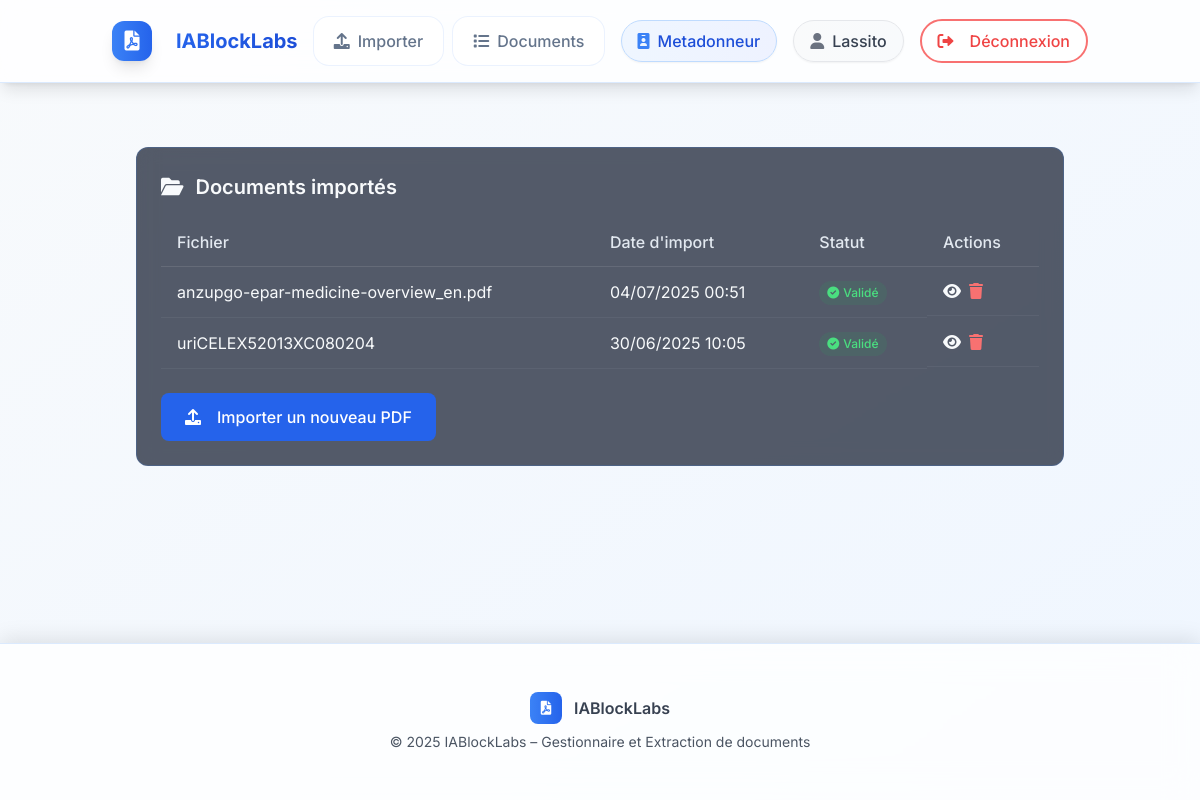
The app's page /documents/ (signed in), older data.
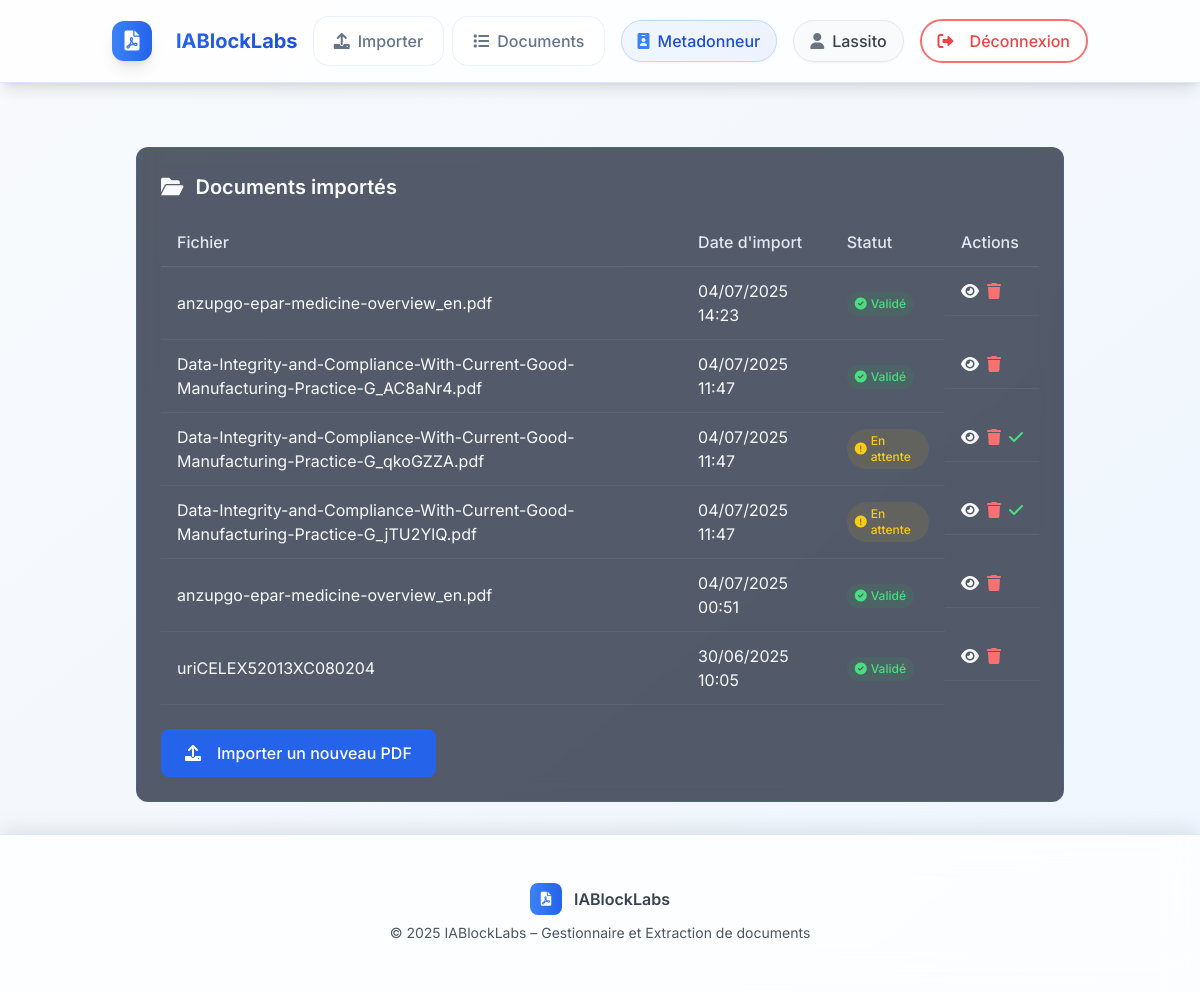
The same page, newer data.
### rawdocs/models.py (models this page shows, shortened)
class RawDocument(models.Model):
    url        = models.URLField(help_text="URL d'origine du PDF", blank=True)
    file       = models.FileField(upload_to=pdf_upload_to, help_text="Fichier PDF téléchargé")
    created_at = models.DateTimeField(auto_now_add=True)
    owner = models.ForeignKey(
        settings.AUTH_USER_MODEL,
        on_delete=models.CASCADE,
        related_name='raw_documents',
        null=True, blank=True,
        help_text="Utilisateur qui a téléchargé ce document"
    )
    is_validated    = models.BooleanField(default=False, help_text="Document validé par un métadonneur")
    validated_at    = models.DateTimeField(null=True, blank=True)
    total_pages       = models.IntegerField(default=0, help_text="Nombre total de pages")
    pages_extracted   = models.BooleanField(default=False, help_text="Pages extraites individuellement")
    title            = models.TextField(blank=True, help_text="Titre du document")
    doc_type         = models.CharField("Type", max_length=100, blank=True, help_text="Type du document (guide, rapport…)")  # renommé doc_type
    publication_date = models.CharField(max_length=100, blank=True, help_text="Date de publication")
    version          = models.CharField(max_length=50, blank=True, help_text="Version extraite")
    source           = models.CharField(max_length=255, blank=True, help_text="Organisation émettrice (EMA, FDA…)")
    context          = models.TextField(blank=True, help_text="Contexte extrait (2 phrases max)")
    country          = models.CharField(max_length=100, blank=True, help_text="Pays détecté (GPE ou TLD)")
    language         = models.CharField(max_length=10, blank=True, help_text="Langue détectée (fr, en…)")
    url_source       = models.URLField(blank=True, help_text="URL d'origine pour référence")

### rawdocs/views.py (the view)
@login_required(login_url='rawdocs:login')
@user_passes_test(is_metadonneur)
def document_list(request):
    docs = RawDocument.objects.filter(owner=request.user).order_by('-created_at')
    for d in docs: d.basename = os.path.basename(d.file.name)
    return render(request, 'rawdocs/document_list.html', {'documents': docs})

### rawdocs/templatetags/rawdocs_extras.py (called while the page is built)
@register.filter
def basename(value):
    return os.path.basename(value)

### rawdocs/views.py (called while the page is built)
def is_metadonneur(user):
    return user.groups.filter(name="Metadonneur").exists()

### templates/rawdocs/document_list.html (shortened to what this page needs)
{% extends "base.html" %}
{% load rawdocs_extras %}
{% block content %}
<div class="dashboard-container">
    <div class="card">
        <h2 class="card-title">
            <i class="fas fa-folder-open text-accent"></i>
            Documents importés
        </h2>
        {% if documents %}
            <div class="overflow-x-auto">
                <table class="table">
                    <thead>
                        <tr>
                            <th>Fichier</th>
                            <th>Date d'import</th>
                            <th>Statut</th>
                            <th>Actions</th>
                        </tr>
                    </thead>
                    <tbody>
                        {% for doc in documents %}
                        <tr>
                            <td>{{ doc.file.name|basename }}</td>
                            <td>{{ doc.created_at|date:"d/m/Y H:i" }}</td>
                            <td>
                                {% if doc.is_validated %}
                                    <span class="inline-flex items-center px-2 py-1 rounded-full text-xs font-medium bg-green-500/10 text-green-400">
                                        <i class="fas fa-check-circle mr-1"></i> Validé
                                    </span>
                                {% else %}
                                    <span class="inline-flex items-center px-2 py-1 rounded-full text-xs font-medium bg-yellow-500/10 text-yellow-400">
                                        <i class="fas fa-exclamation-circle mr-1"></i> En attente
                                    </span>
                                {% endif %}
                            </td>
                            <td class="flex space-x-2">
                                <a href="{% url 'rawdocs:edit_metadata' doc.id %}"
                                   class="text-accent hover:text-white transition-colors"
                                   title="Voir / éditer les métadonnées">
                                    <i class="fas fa-eye"></i>
                                </a>
                                <form method="post"
                                      action="{% url 'rawdocs:document_delete' doc.id %}"
                                      class="inline">
                                    <button type="submit"
                                            class="text-red-400 hover:text-red-300 transition-colors"
                                            title="Supprimer">
                                        <i class="fas fa-trash"></i>
                                    </button>
                                </form>
                                {% if not doc.is_validated %}
                                <a href="{% url 'rawdocs:validate_document' doc.id %}"
                                   class="text-green-400 hover:text-green-300 transition-colors"
                                   title="Valider pour annotation">
                                    <i class="fas fa-check"></i>
                                </a>
                                {% endif %}
                            </td>
                        </tr>
                        {% endfor %}
                    </tbody>
                </table>
            </div>
        {% else %}
            <p class="text-gray-400">Aucun document importé pour le moment.</p>
        {% endif %}
        <div class="mt-6">
            <a href="{% url 'rawdocs:upload' %}"
               class="btn btn-primary">
                <i class="fas fa-upload mr-2"></i> Importer un nouveau PDF
            </a>
        </div>
    </div>
</div>
{% endblock %}

### templates/base.html (shortened to what this page needs)
{% load static %}
<!DOCTYPE html>
<html lang="fr">
<head>
  <script src="https://cdn.tailwindcss.com"></script>
  <link rel="stylesheet" href="{% static 'rawdocs/css/styles.css' %}">
  <link href="https://cdnjs.cloudflare.com/ajax/libs/font-awesome/6.0.0/css/all.min.css" rel="stylesheet">
</head>
<body class="bg-gradient-to-br from-slate-50 to-blue-50 min-h-screen flex flex-col">
  <div class="fixed inset-0 opacity-5 pointer-events-none">
    <div class="absolute inset-0 bg-grid-pattern"></div>
  </div>
  <div class="app-container flex-1 flex flex-col relative z-10">
    <header class="site-header bg-white/80 backdrop-blur-lg shadow-lg border-b border-blue-100">
      <div class="header-content container mx-auto px-6 flex items-center justify-between py-4">
{% if user.groups.first.name == "Annotateur" %}
  <a href="{% url 'rawdocs:annotation_dashboard' %}"
     class="logo group flex items-center text-xl font-bold text-blue-600 hover:text-blue-700 transition-all duration-300">
{% else %}
  <a href="{% url 'rawdocs:dashboard' %}"
     class="logo group flex items-center text-xl font-bold text-blue-600 hover:text-blue-700 transition-all duration-300">
{% endif %}
    <div class="logo-icon bg-gradient-to-r from-blue-500 to-blue-600 p-2 rounded-xl mr-3 group-hover:scale-110 transition-transform duration-300 shadow-lg">
      <i class="fas fa-file-pdf text-white"></i>
    </div>
    <span class="bg-gradient-to-r from-blue-600 to-blue-700 bg-clip-text text-transparent">
    </span>
  </a>
        {% if user.is_authenticated %}
          <nav class="role-nav hidden md:flex gap-2">
            {% with group=user.groups.first %}
              {% if group.name == "Metadonneur" %}
                <a href="{% url 'rawdocs:upload' %}" class="nav-link group">
                  <i class="fas fa-upload group-hover:scale-110 transition-transform duration-200"></i>
                  <span>Importer</span>
                </a>
                <a href="{% url 'rawdocs:document_list' %}" class="nav-link group">
                  <i class="fas fa-list group-hover:scale-110 transition-transform duration-200"></i>
                  <span>Documents</span>
                </a>
              {% elif group.name == "Annotateur" %}
                <a href="{% url 'rawdocs:annotation_dashboard' %}" class="nav-link group">
                  <i class="fas fa-highlighter group-hover:scale-110 transition-transform duration-200"></i>
                  <span>Annotation</span>
                </a>
              {% elif group.name == "Expert" %}
                <a href="{% url 'rawdocs:annotation_dashboard' %}" class="nav-link group">
                  <i class="fas fa-graduation-cap group-hover:scale-110 transition-transform duration-200"></i>
                  <span>Expertise</span>
                </a>
              {% endif %}
            {% endwith %}
          </nav>
          <div class="user-info flex items-center gap-4">
            <div class="user-badge bg-gradient-to-r from-blue-50 to-indigo-50 px-4 py-2 rounded-full border border-blue-200">
              <span class="flex items-center text-blue-700 font-medium">
                <i class="fas fa-id-badge mr-2 text-blue-500"></i>
                {{ user.groups.first.name }}
              </span>
            </div>
            <div class="user-badge bg-gradient-to-r from-gray-50 to-slate-50 px-4 py-2 rounded-full border border-gray-200">
              <span class="flex items-center text-gray-700 font-medium">
                <i class="fas fa-user mr-2 text-gray-500"></i>
                {{ user.username }}
              </span>
            </div>
            <form method="post" action="{% url 'rawdocs:logout' %}">
              <button type="submit"
                      class="btn-logout group inline-flex items-center px-4 py-2 border-2 border-red-400 text-red-500 rounded-full hover:bg-red-500 hover:text-white transition-all duration-300 hover:shadow-lg hover:scale-105">
                <i class="fas fa-sign-out-alt mr-2 group-hover:animate-pulse"></i>
                <span>Déconnexion</span>
              </button>
            </form>
          </div>
        {% endif %}
      </div>
    </header>
    <main class="site-main flex-1 container mx-auto px-6 py-8">
      <div class="main-content-wrapper animate-fadeInUp">
        {% block content %}{% endblock %}
      </div>
    </main>
    <footer class="site-footer bg-white/80 backdrop-blur-lg border-t border-blue-100 py-6">
      <div class="footer-content text-center">
        <div class="flex items-center justify-center gap-3 mb-2">
          <div class="w-8 h-8 bg-gradient-to-r from-blue-500 to-blue-600 rounded-lg flex items-center justify-center">
            <i class="fas fa-file-pdf text-white text-sm"></i>
          </div>
          <span class="text-gray-700 font-semibold">IABlockLabs</span>
        </div>
        <p class="text-gray-600 text-sm">
          &copy; 2025 IABlockLabs – Gestionnaire et Extraction de documents
        </p>
      </div>
    </footer>
  </div>
</body>
</html>

### templates/rawdocs/document_list.html (style rules this page uses)
.dashboard-container { max-width: 1200px; margin: 2rem auto 0; padding: 0 1.5rem; }
.card { background: var(--card-bg); backdrop-filter: blur(10px); border: 1px solid var(--card-border); border-radius: 12px; padding: 1.5rem; transition: all 0.3s ease; }
.card-title { font-size: 1.25rem; font-weight: 600; color: var(--text); margin-bottom: 1rem; display: flex; align-items: center; gap: 0.75rem; }
.btn { display: inline-flex; align-items: center; justify-content: center; padding: 0.75rem 1.5rem; border-radius: 8px; font-weight: 500; transition: all 0.3s ease; }
.btn-primary { background: var(--primary); color: white; }
.table { width: 100%; border-collapse: collapse; }
.table th { text-align: left; padding: 0.75rem 1rem; color: var(--text-secondary); font-weight: 500; border-bottom: 1px solid rgba(255, 255, 255, 0.1); }
.table td { padding: 0.75rem 1rem; color: var(--text); border-bottom: 1px solid rgba(255, 255, 255, 0.05); }
:root { --primary: #2563eb; --primary-light: #3b82f6; --secondary: #1e293b; --secondary-dark: #0f172a; --accent: #60a5fa; --text: #f8fafc; --text-secondary: #e2e8f0; --card-bg: rgba(15, 23, 42, 0.7); --card-border: rgba(59, 130, 246, 0.2); }

Row changes from the older to the newer data that the page shows:
added RawDocument: file.name|basename "anzupgo-epar-medicine-overview_en.pdf", created_at "04/07/2025 14:23", is_validated True (drawn)
added RawDocument: file.name|basename "Data-Integrity-and-Compliance-With-Current-Good-Manufacturing-Practice-G_AC8aNr4.pdf", created_at "04/07/2025 11:47", is_validated True (drawn)
added RawDocument: file.name|basename "Data-Integrity-and-Compliance-With-Current-Good-Manufacturing-Practice-G_qkoGZZA.pdf", created_at "04/07/2025 11:47", is_validated False (drawn)
added RawDocument: file.name|basename "Data-Integrity-and-Compliance-With-Current-Good-Manufacturing-Practice-G_jTU2YlQ.pdf", created_at "04/07/2025 11:47", is_validated False (drawn)
